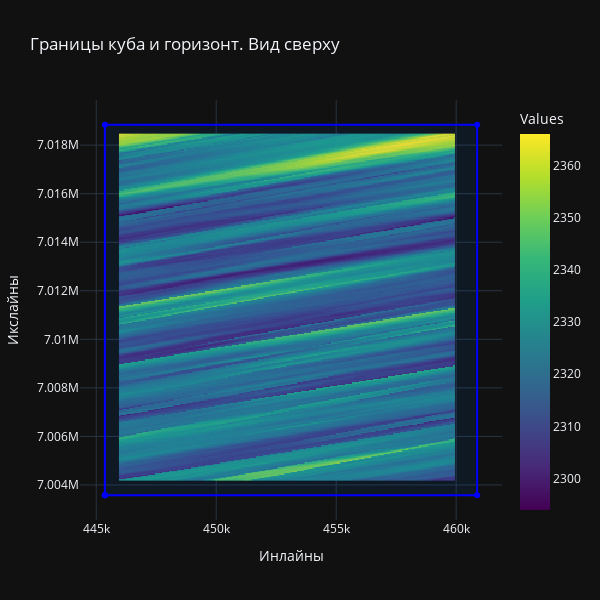

The cell this chart's notebook holds for it:
### Code cell
show_grafic(poligon_cub_verh, x_set, y_set, z_set)

### Figure 1 — Plotly figure (JSON) as saved in the notebook; plotly's stock layout.template omitted (floating-point values rounded to 4 significant figures; data arrays with more than 128 entries replaced by an {"elided": "..."} marker saying what was removed)
{"data": [{"colorbar": {"title": {"text": "Values"}}, "colorscale": [[0.0, "#440154"], [0.1111, "#482878"], [0.2222, "#3e4989"], [0.3333, "#31688e"], [0.4444, "#26828e"], [0.5556, "#1f9e89"], [0.6667, "#35b779"], [0.7778, "#6ece58"], [0.8889, "#b5de2b"], [1.0, "#fde725"]], "x": {"elided": "286 int values"}, "y": {"elided": "280 int values"}, "z": {"elided": "286x280 int values"}, "type": "heatmap"}, {"fill": "toself", "fillcolor": "rgba(0, 100, 200, 0.1)", "line": {"color": "blue"}, "name": "Polygon", "x": [445358, 445358, 460875, 460875, 445358, 445358], "y": [7003576, 7018840, 7018840, 7003576, 7003576, 7003576], "type": "scatter"}], "layout": {"title": {"text": "Границы куба и горизонт. Вид сверху"}, "xaxis": {"title": {"text": "Инлайны"}}, "yaxis": {"title": {"text": "Икслайны"}}, "height": 600, "width": 600}}
